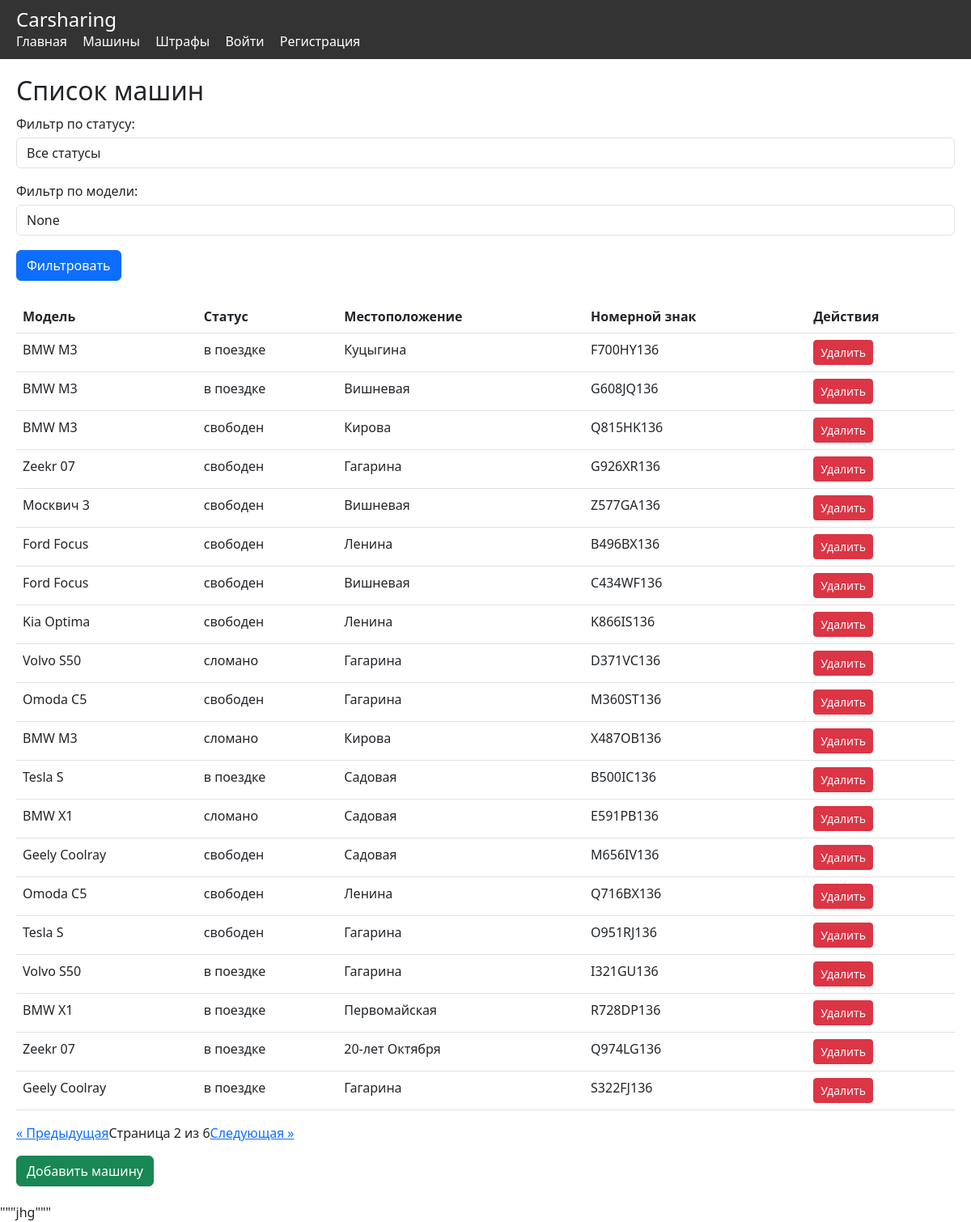
/cars?page=2, run on the app's committed database.
### app/models.py (models this page shows)
class Car(db.Model):
    __tablename__ = 'Cars'
    car_id = db.Column(db.Integer, primary_key=True, autoincrement=True)
    model = db.Column(db.Text, nullable=False)
    status = db.Column(db.Text, nullable=False)
    location = db.Column(db.Text, nullable=False)
    license_plate = db.Column(db.Text, unique=True, nullable=False)
    trips = db.relationship('Trip', backref='car', lazy=True)

### app/routes.py (the view)
@app.route('/cars', methods=['GET', 'POST'])
def cars():
    query = Car.query
    model_filter = request.args.get('model')
    if model_filter:
        query = query.filter(Car.model.like(f"%{model_filter}%"))
    status_filter = request.args.get('status')
    if status_filter:
        query = query.filter(Car.status == status_filter)
    page = request.args.get('page', 1, type=int)
    per_page = 20  # Количество записей на страницу
    cars_paginated = query.paginate(page=page, per_page=per_page)
    return render_template('cars.html', cars=cars_paginated, model_filter=model_filter, status_filter=status_filter)

### app/routes.py (called while the page is built)
@app.before_request
def before_request():
    if request.method == "POST" and "_method" in request.form:
        request.method = request.form["_method"].upper()

### app/templates/cars.html (shortened to what this page needs)
{% extends "base.html" %}
{% block content %}
    <h2>Список машин</h2>
    <form method="GET" action="{{ url_for('cars') }}">
        <label for="status">Фильтр по статусу:</label>
        <select name="status" class="form-control" id="status">
            <option value="" {% if not status_filter %}selected{% endif %}>Все статусы</option>
        </select>
        <label for="model" class="mt-3">Фильтр по модели:</label>
        <input type="text" name="model" class="form-control" id="model" value="{{ model_filter }}" placeholder="Введите модель машины">
        <button type="submit" class="btn btn-primary mt-2">Фильтровать</button>
    </form>
    <table class="table mt-4">
        <thead>
            <tr>
                <th>Модель</th>
                <th>Статус</th>
                <th>Местоположение</th>
                <th>Номерной знак</th>
                <th>Действия</th>
            </tr>
        </thead>
        <tbody>
            {% for car in cars.items %}
                <tr>
                    <td>{{ car.model }}</td>
                    <td>{{ car.status }}</td>
                    <td>{{ car.location }}</td>
                    <td>{{ car.license_plate }}</td>
                    <td>
                        <form action="{{ url_for('remove_car', car_id=car.car_id) }}" method="POST" style="display:inline;">
                            <button type="submit" class="btn btn-danger btn-sm">Удалить</button>
                        </form>
                    </td>
                </tr>
            {% endfor %}
        </tbody>
    </table>
    <div class="pagination">
        {% if cars.has_prev %}
            <a href="{{ url_for('cars', page=cars.prev_num, status=status_filter, model=model_filter) }}">« Предыдущая</a>
        {% endif %}
        <span>Страница {{ cars.page }} из {{ cars.pages }}</span>
        {% if cars.has_next %}
            <a href="{{ url_for('cars', page=cars.next_num, status=status_filter, model=model_filter) }}">Следующая »</a>
        {% endif %}
    </div>
    <a href="{{ url_for('add_car') }}" class="btn btn-success mt-3">Добавить машину</a>
{% endblock %}

### app/static/style.css (style rules this page uses)
body { font-family: Arial, sans-serif; line-height: 1.6; margin: 0; padding: 0; }
form label { display: block; margin: 10px 0 5px; }
form input { width: 100%; padding: 10px; margin-bottom: 10px; }
form button { background: #333; color: #fff; padding: 10px 15px; border: none; cursor: pointer; }

### data on the page
Car: model "BMW M3", status "в поездке", location "Куцыгина", license_plate "F700HY136"
Car: model "BMW M3", status "в поездке", location "Вишневая", license_plate "G608JQ136"
Car: model "BMW M3", status "свободен", location "Кирова", license_plate "Q815HK136"
Car: model "Zeekr 07", status "свободен", location "Гагарина", license_plate "G926XR136"
Car: model "Москвич 3", status "свободен", location "Вишневая", license_plate "Z577GA136"
Car: model "Ford Focus", status "свободен", location "Ленина", license_plate "B496BX136"
Car: model "Ford Focus", status "свободен", location "Вишневая", license_plate "C434WF136"
Car: model "Kia Optima", status "свободен", location "Ленина", license_plate "K866IS136"
Car: model "Volvo S50", status "сломано", location "Гагарина", license_plate "D371VC136"
Car: model "Omoda C5", status "свободен", location "Гагарина", license_plate "M360ST136"
Car: model "BMW M3", status "сломано", location "Кирова", license_plate "X487OB136"
Car: model "Tesla S", status "в поездке", location "Садовая", license_plate "B500IC136"
Car: model "BMW X1", status "сломано", location "Садовая", license_plate "E591PB136"
Car: model "Geely Coolray", status "свободен", location "Садовая", license_plate "M656IV136"
Car: model "Omoda C5", status "свободен", location "Ленина", license_plate "Q716BX136"
Car: model "Tesla S", status "свободен", location "Гагарина", license_plate "O951RJ136"
Car: model "Volvo S50", status "в поездке", location "Гагарина", license_plate "I321GU136"
Car: model "BMW X1", status "в поездке", location "Первомайская", license_plate "R728DP136"
Car: model "Zeekr 07", status "в поездке", location "20-лет Октября", license_plate "Q974LG136"
Car: model "Geely Coolray", status "в поездке", location "Гагарина", license_plate "S322FJ136"

### other printed values
{{ cars.page }} "2"
{{ cars.pages }} "6"
